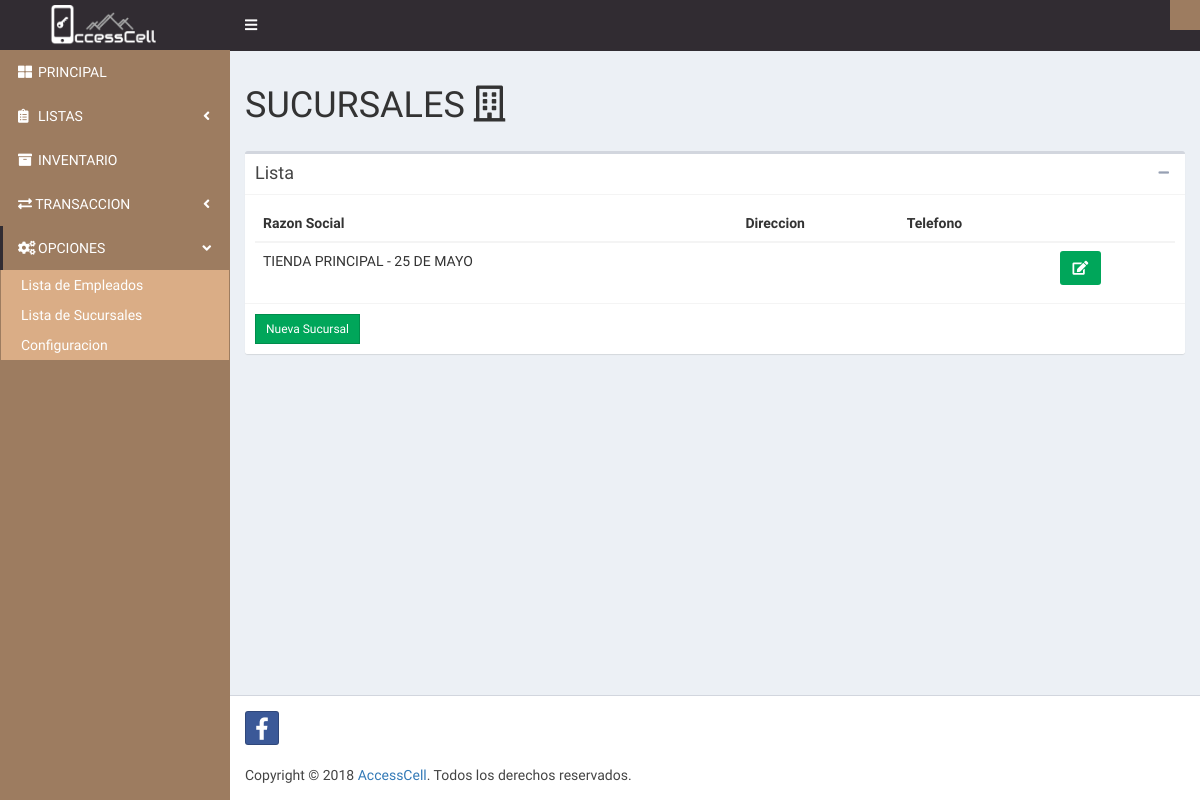
The app's page /admin-list-sucursales.php, older data.
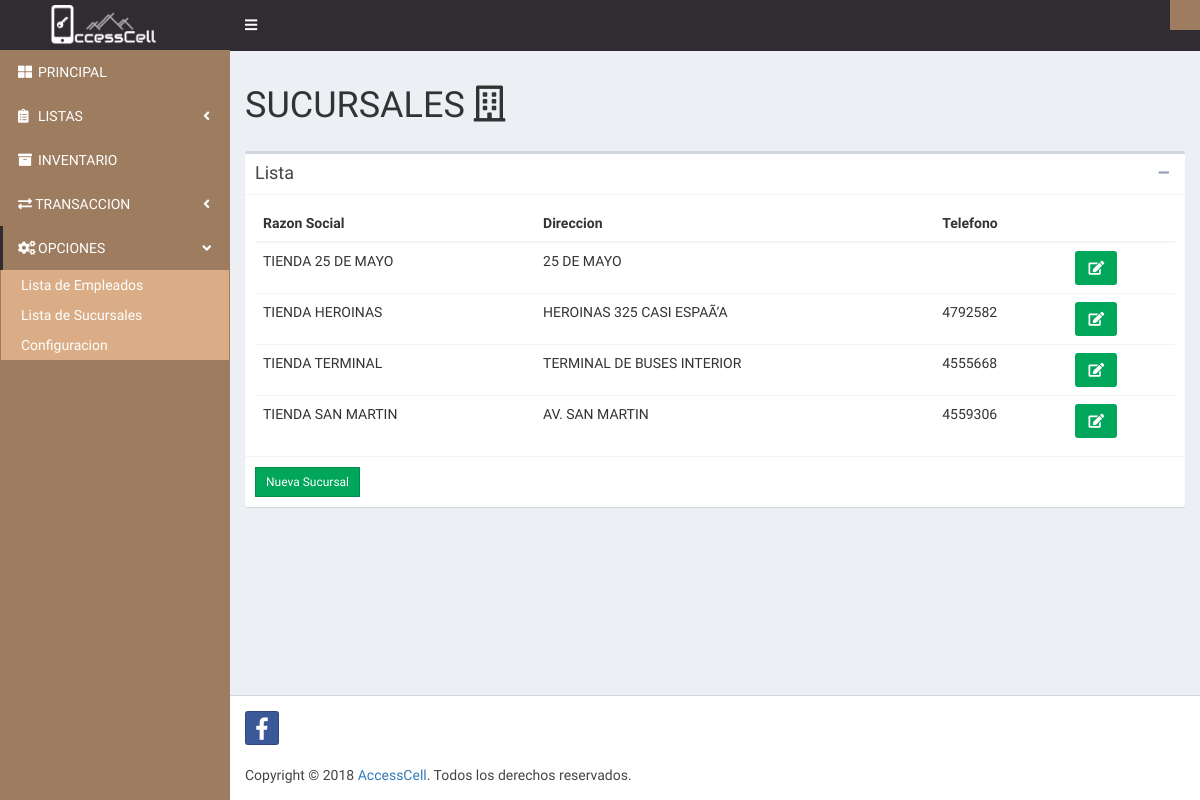
The same page, newer data.
### tables this page shows
CREATE TABLE `sucursal` (
  `idsucursal` int(11) NOT NULL,
  `razon_social` varchar(100) NOT NULL,
  `direccion` varchar(150) NOT NULL,
  `telefono` varchar(15) NOT NULL
);

### admin-list-sucursales.php (the view, shortened to what this page needs)
<!DOCTYPE html>
<html lang="es">
<head>
    <?php include_once('includes/head.php');?>
</head>
<body class="hold-transition skin-primary sidebar-mini">
    <div class="wrapper">
        <?php $page='OPCIONES'; include 'includes/admin-header.php';?>
            <?php include 'includes/admin-sidebar.php';?>
                <div class="content-wrapper">
                    <section class="content-header">
                        <div class="row">
                            <div class="col-md-11">
                                <h1>SUCURSALES <i class="far fa-building"></i></h1>
                            </div>
                        </div>
                    </section>
                    <section class="content container-fluid">
                        <div class="box">
                            <div class="box-header with-border">
                                <h3 class="box-title">Lista</h3>
                                <div class="box-tools pull-right">
                                    <button type="button" class="btn btn-box-tool" data-widget="collapse"><i class="fa fa-minus"></i>
                                    </button>
                                </div>
                            </div>
                            <div class="box-body">
                                <div class="table-responsive">
                                    <table class="table no-margin">
                                        <thead>
                                            <tr>
                                                <th>Razon Social</th>
                                                <th>Direccion</th>
                                                <th>Telefono</th>
                                                <th></th>
                                            </tr>
                                        </thead>
                                        <tbody>
                                            <?php $sql = "SELECT * FROM sucursal WHERE razon_social!='ADMINISTRACION'";
                                                $result = mysqli_query($conn,$sql);
                                                if ($result->num_rows > 0) {
                                                    while($row = $result->fetch_assoc()) {
                                                        $id = $row['idsucursal'];
                                                        echo "<tr id='$id'>";
                                                        echo "<td data-target='nombre'>".$row['razon_social']."</td>";
                                                        echo "<td data-target='direccion'>".$row['direccion']."</td>";
                                                        echo "<td data-target='telefono'>".$row['telefono']."</td>";
                                                        echo "<td><a class='btn btn-md bg-green btneditar' data-role='update' data-id='$id' title='Editar' data-toggle='modal' data-target='#modal-update-$id'><i class='fa fa-edit'></i></a></td>";
                                                        echo "</tr>";
                                                    }
                                                    } else {
                                                        echo "0 resultados";
                                                    }
                                            ?>
                                        </tbody>
                                    </table>
                                </div>
                            </div>
                            <div class="box-footer clearfix">
                                <a class="btn btn-sm btn-success btn-flat pull-left" id="btnadd" data-toggle="modal" data-target="#modal-agregar">Nueva Sucursal</a>
                            </div>
                        </div>
                    </section>
                </div>
                <?php include 'includes/admin-footer.php';?>
    </div>
</body>
</html>

Row changes from the older to the newer data that the page shows:
changed sucursal: razon_social "TIENDA PRINCIPAL - 25 DE MAYO" → "TIENDA 25 DE MAYO"; direccion (not shown) → "25 DE MAYO"
added sucursal: razon_social "TIENDA HEROINAS", direccion "HEROINAS 325 CASI ESPAÃ‘A", telefono "4792582"
added sucursal: razon_social "TIENDA TERMINAL", direccion "TERMINAL DE BUSES INTERIOR", telefono "4555668"
added sucursal: razon_social "TIENDA SAN MARTIN", direccion "AV. SAN MARTIN", telefono "4559306"
